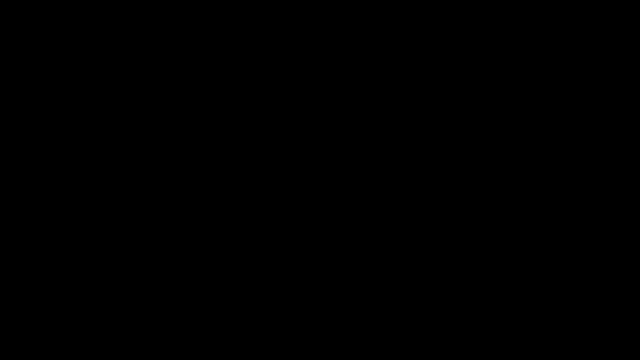
Frame 1 (no input)
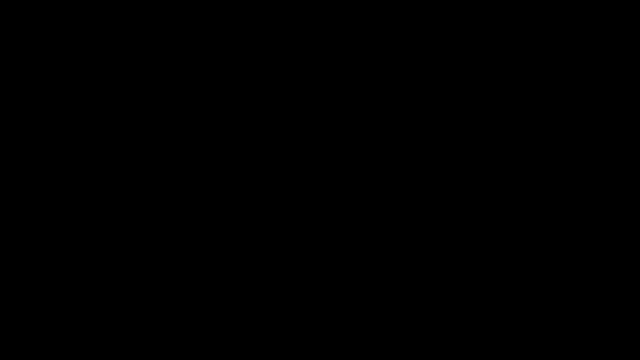
Frame 60 (the mouse pressed at the canvas centre just before this capture)
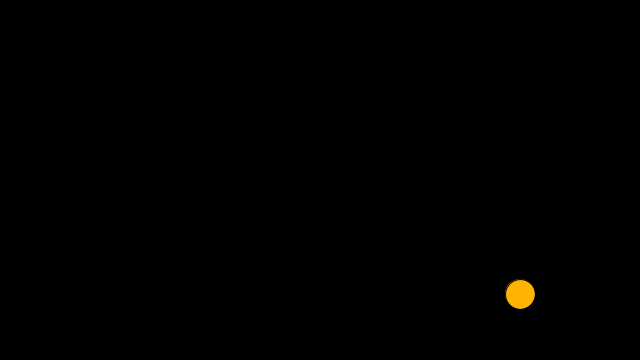
Frame 120 (the mouse held since frame 60 and released just before this capture)

The Processing sketch that drew these frames (run headless with seeded random() and noise(); from frame 60 on, the mouse is pressed at the canvas centre):

// Processing sketch: Decrementing_Variable
// ── Decrementing_Variable.pde
float circleX;
float circleY;

void setup()
{
  size(640,360);
  circleX = width;
  circleY = height;
}

void draw()
{
  circleX = circleX - 1;  //circleX--;
  circleY = circleY - 0.55;  //circleY--;
  background(0);
  fill(mouseX,mouseY,circleX/circleY);
  ellipse(circleX,circleY,30,30);
}
